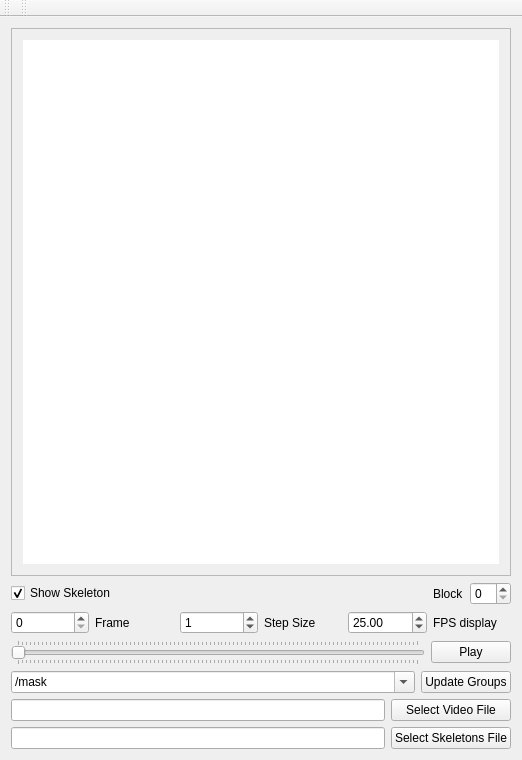
<?xml version="1.0" encoding="UTF-8"?>
<ui version="4.0">
 <class>ImageViewer</class>
 <widget class="QMainWindow" name="ImageViewer">
  <property name="geometry">
   <rect>
    <x>0</x>
    <y>0</y>
    <width>522</width>
    <height>760</height>
   </rect>
  </property>
  <property name="windowTitle">
   <string>ImageViewer</string>
  </property>
  <widget class="QWidget" name="centralWidget">
   <property name="enabled">
    <bool>true</bool>
   </property>
   <layout class="QVBoxLayout" name="verticalLayout_2">
    <item>
     <layout class="QVBoxLayout" name="verticalLayout">
      <item>
       <widget class="QScrollArea" name="scrollArea">
        <property name="frameShadow">
         <enum>QFrame::Sunken</enum>
        </property>
        <property name="widgetResizable">
         <bool>true</bool>
        </property>
        <widget class="QWidget" name="scrollAreaWidgetContents">
         <property name="geometry">
          <rect>
           <x>0</x>
           <y>0</y>
           <width>494</width>
           <height>449</height>
          </rect>
         </property>
         <layout class="QVBoxLayout" name="verticalLayout_3">
          <item>
           <widget class="QGraphicsView" name="mainGraphicsView">
            <property name="frameShape">
             <enum>QFrame::NoFrame</enum>
            </property>
            <property name="verticalScrollBarPolicy">
             <enum>Qt::ScrollBarAlwaysOff</enum>
            </property>
            <property name="horizontalScrollBarPolicy">
             <enum>Qt::ScrollBarAlwaysOff</enum>
            </property>
            <property name="dragMode">
             <enum>QGraphicsView::ScrollHandDrag</enum>
            </property>
            <property name="transformationAnchor">
             <enum>QGraphicsView::AnchorUnderMouse</enum>
            </property>
            <property name="resizeAnchor">
             <enum>QGraphicsView::AnchorUnderMouse</enum>
            </property>
           </widget>
          </item>
         </layout>
        </widget>
       </widget>
      </item>
      <item>
       <layout class="QHBoxLayout" name="horizontalLayout_6">
        <item>
         <widget class="QCheckBox" name="checkBox_showLabel">
          <property name="text">
           <string>Show Skeleton</string>
          </property>
          <property name="checked">
           <bool>true</bool>
          </property>
         </widget>
        </item>
        <item>
         <widget class="QLabel" name="label_skelBlock">
          <property name="sizePolicy">
           <sizepolicy hsizetype="Maximum" vsizetype="Preferred">
            <horstretch>0</horstretch>
            <verstretch>0</verstretch>
           </sizepolicy>
          </property>
          <property name="text">
           <string>Block</string>
          </property>
         </widget>
        </item>
        <item>
         <widget class="QSpinBox" name="spinBox_skelBlock">
          <property name="sizePolicy">
           <sizepolicy hsizetype="Maximum" vsizetype="Fixed">
            <horstretch>0</horstretch>
            <verstretch>0</verstretch>
           </sizepolicy>
          </property>
         </widget>
        </item>
       </layout>
      </item>
      <item>
       <layout class="QHBoxLayout" name="horizontalLayout_3">
        <item>
         <widget class="QSpinBox" name="spinBox_frame">
          <property name="maximum">
           <number>999999999</number>
          </property>
         </widget>
        </item>
        <item>
         <widget class="QLabel" name="label_frame">
          <property name="text">
           <string>Frame</string>
          </property>
         </widget>
        </item>
        <item>
         <widget class="QSpinBox" name="spinBox_step">
          <property name="maximum">
           <number>999999999</number>
          </property>
          <property name="value">
           <number>1</number>
          </property>
         </widget>
        </item>
        <item>
         <widget class="QLabel" name="label_step">
          <property name="text">
           <string>Step Size</string>
          </property>
         </widget>
        </item>
        <item>
         <widget class="QDoubleSpinBox" name="doubleSpinBox_fps">
          <property name="maximum">
           <double>100.000000000000000</double>
          </property>
          <property name="value">
           <double>25.000000000000000</double>
          </property>
         </widget>
        </item>
        <item>
         <widget class="QLabel" name="label_fps">
          <property name="text">
           <string>FPS display</string>
          </property>
         </widget>
        </item>
       </layout>
      </item>
      <item>
       <layout class="QHBoxLayout" name="horizontalLayout_2">
        <item>
         <widget class="QSlider" name="imageSlider">
          <property name="cursor">
           <cursorShape>OpenHandCursor</cursorShape>
          </property>
          <property name="mouseTracking">
           <bool>true</bool>
          </property>
          <property name="autoFillBackground">
           <bool>false</bool>
          </property>
          <property name="maximum">
           <number>100</number>
          </property>
          <property name="orientation">
           <enum>Qt::Horizontal</enum>
          </property>
          <property name="invertedAppearance">
           <bool>false</bool>
          </property>
          <property name="invertedControls">
           <bool>false</bool>
          </property>
          <property name="tickPosition">
           <enum>QSlider::TicksBothSides</enum>
          </property>
         </widget>
        </item>
        <item>
         <widget class="QPushButton" name="playButton">
          <property name="text">
           <string>Play</string>
          </property>
          <property name="checkable">
           <bool>false</bool>
          </property>
         </widget>
        </item>
       </layout>
      </item>
      <item>
       <layout class="QHBoxLayout" name="horizontalLayout_4">
        <item>
         <widget class="QComboBox" name="comboBox_h5path">
          <property name="editable">
           <bool>true</bool>
          </property>
          <item>
           <property name="text">
            <string>/mask</string>
           </property>
          </item>
          <item>
           <property name="text">
            <string>/full_data</string>
           </property>
          </item>
         </widget>
        </item>
        <item>
         <widget class="QPushButton" name="pushButton_h5groups">
          <property name="sizePolicy">
           <sizepolicy hsizetype="Maximum" vsizetype="Fixed">
            <horstretch>0</horstretch>
            <verstretch>0</verstretch>
           </sizepolicy>
          </property>
          <property name="text">
           <string>Update Groups</string>
          </property>
         </widget>
        </item>
       </layout>
      </item>
      <item>
       <layout class="QGridLayout" name="gridLayout">
        <item row="2" column="0">
         <widget class="QLineEdit" name="lineEdit_video">
          <property name="text">
           <string/>
          </property>
         </widget>
        </item>
        <item row="2" column="1">
         <widget class="QPushButton" name="pushButton_video">
          <property name="text">
           <string>Select Video File</string>
          </property>
         </widget>
        </item>
        <item row="3" column="1">
         <widget class="QPushButton" name="pushButton_skel">
          <property name="text">
           <string>Select Skeletons File</string>
          </property>
         </widget>
        </item>
        <item row="3" column="0">
         <widget class="QLineEdit" name="lineEdit_skel"/>
        </item>
       </layout>
      </item>
     </layout>
    </item>
   </layout>
  </widget>
  <widget class="QMenuBar" name="menuBar">
   <property name="geometry">
    <rect>
     <x>0</x>
     <y>0</y>
     <width>522</width>
     <height>22</height>
    </rect>
   </property>
  </widget>
  <widget class="QToolBar" name="mainToolBar">
   <attribute name="toolBarArea">
    <enum>TopToolBarArea</enum>
   </attribute>
   <attribute name="toolBarBreak">
    <bool>false</bool>
   </attribute>
  </widget>
  <widget class="QToolBar" name="toolBar">
   <property name="windowTitle">
    <string>toolBar</string>
   </property>
   <attribute name="toolBarArea">
    <enum>TopToolBarArea</enum>
   </attribute>
   <attribute name="toolBarBreak">
    <bool>false</bool>
   </attribute>
  </widget>
 </widget>
 <layoutdefault spacing="6" margin="11"/>
 <resources/>
 <connections/>
</ui>
